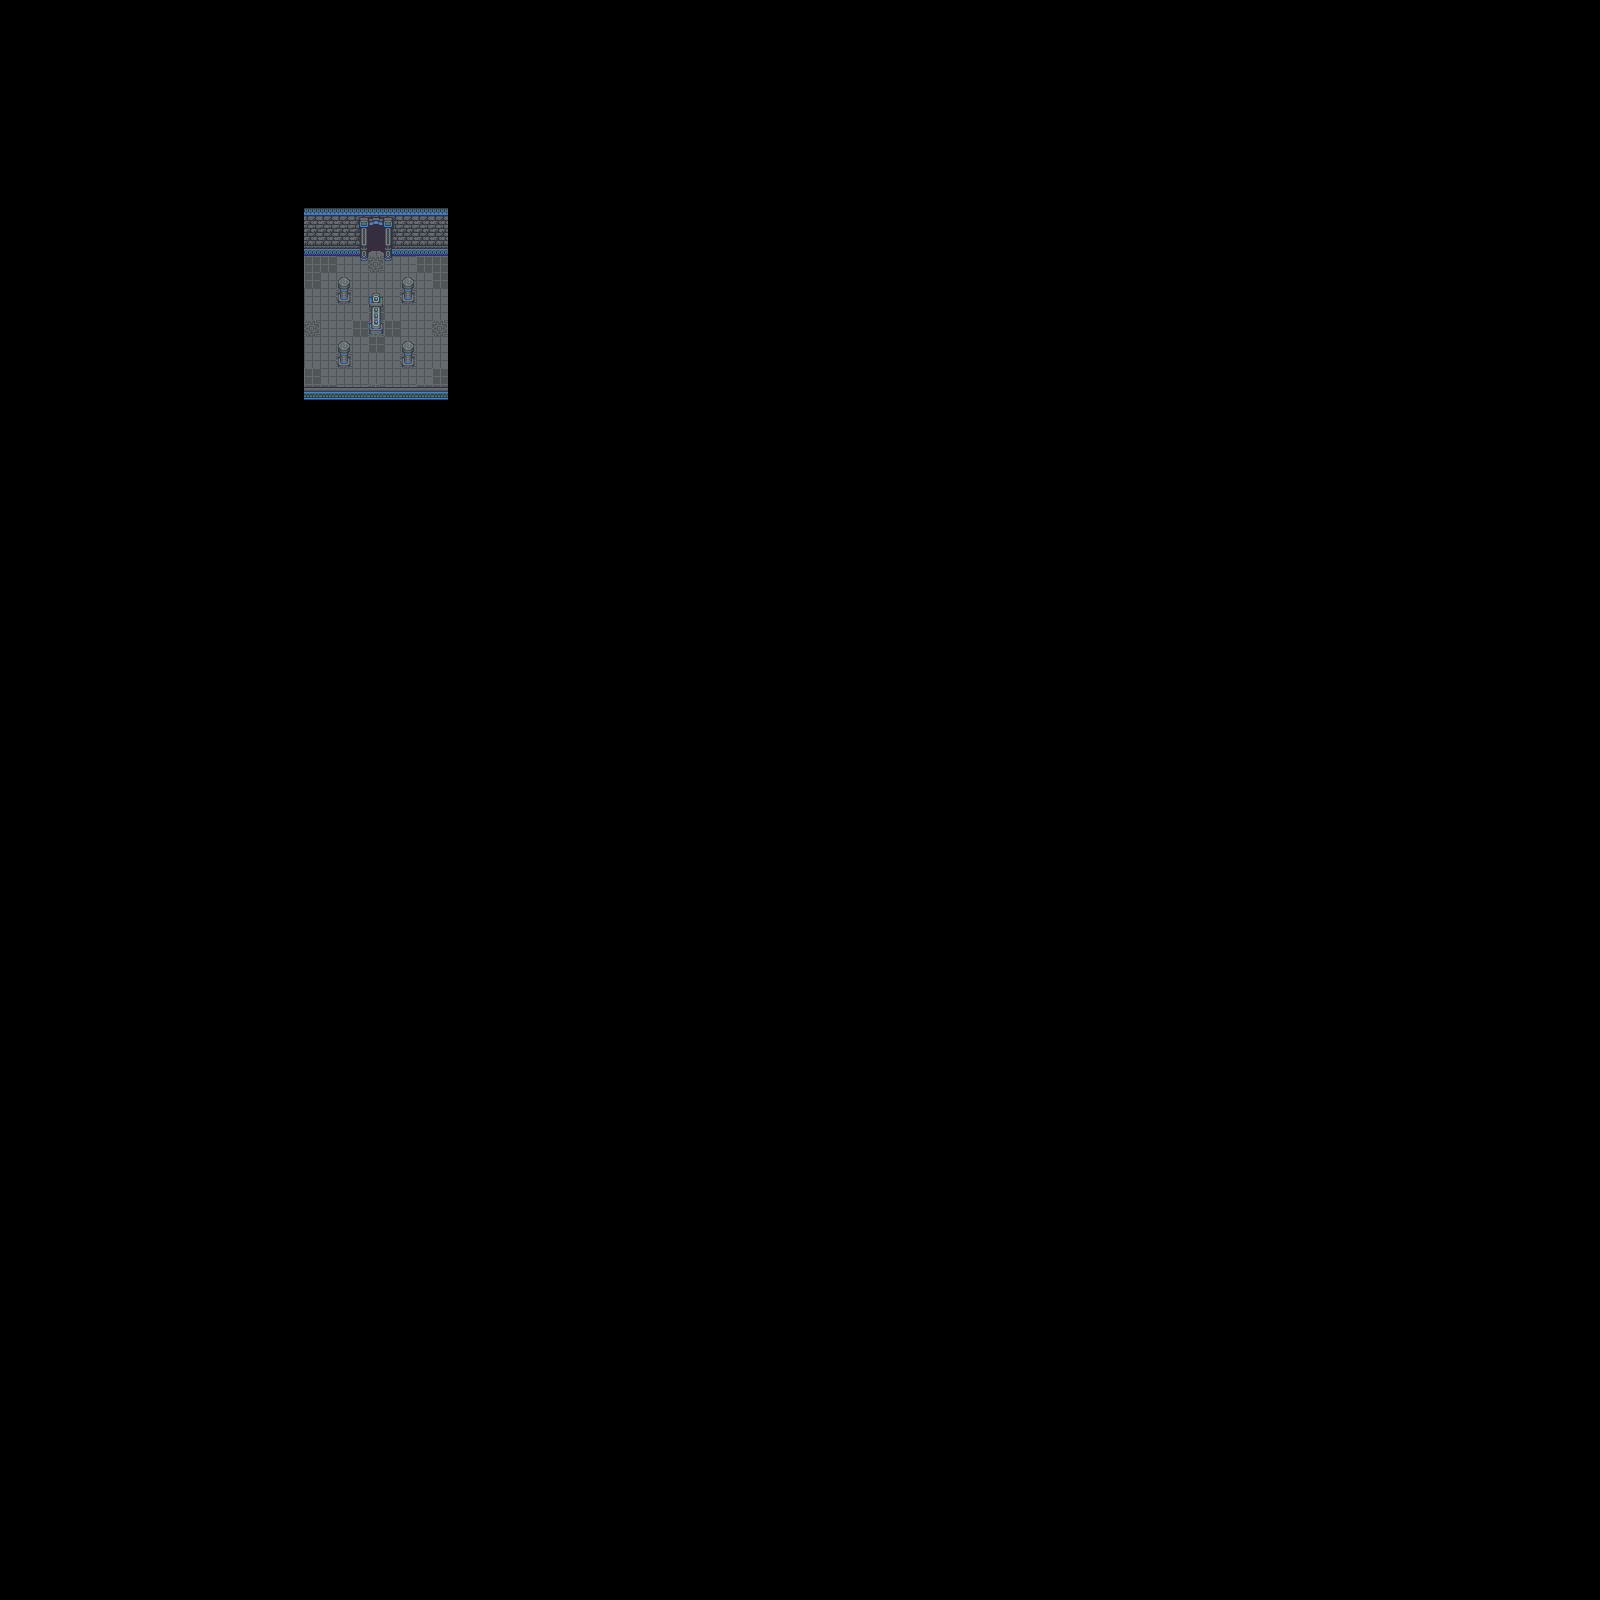

A level layout from a 2D game, rendered from its tile map. Below: a short description, then the map file with tile-grid data replaced by summaries:
An orthogonal 100x100 tile map with 16x16 px tiles, 3 tile layers (Warstwa Kafelków 1, Objects 1, Top 1) and 1 object.

<map version="1.2" tiledversion="1.2.4" orientation="orthogonal" renderorder="right-down" width="100" height="100" tilewidth="16" tileheight="16" infinite="0" nextlayerid="6" nextobjectid="2">
 <tileset firstgid="1" name="dungeon" tilewidth="16" tileheight="16" tilecount="1479" columns="51">
  <image source="../sprites/dungeon.png" width="816" height="464" />
 </tileset>
 <layer id="1" name="Warstwa Kafelków 1" width="100" height="100">
  <data>[10000 cells, 82 non-empty, 4 distinct tile ids]</data>
 </layer>
 <layer id="3" name="Objects 1" width="100" height="100">
  <properties>
   <property name="walkable" type="bool" value="false" />
  </properties>
  <data>[10000 cells, 35 non-empty, 17 distinct tile ids]</data>
 </layer>
 <layer id="4" name="Top 1" width="100" height="100">
  <properties>
   <property name="ontop" type="bool" value="true" />
  </properties>
  <data>[10000 cells, 15 non-empty, 4 distinct tile ids]</data>
 </layer>
 <objectgroup id="2" name="Entities">
  <properties>
   <property name="type" value="entities" />
  </properties>
  <object id="1" x="418" y="325">
   <properties>
    <property name="can_move" type="bool" value="false" />
    <property name="facing" value="down" />
    <property name="name" value="Guard 2" />
    <property name="type" value="guard1" />
   </properties>
   <point />
  </object>
 </objectgroup>
 <objectgroup id="5" name="Interacations" />
</map>
